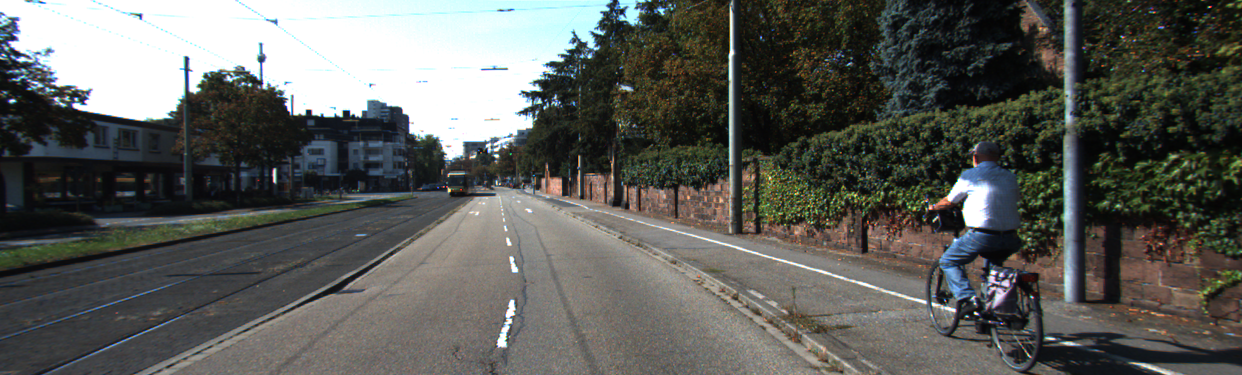
#> input picture src/um_000000.png, 1242 x 375 px
$ python slicdemo.py --image ../um_000000.png   (Python 2 division)
#> lines starting #> are read from the running program, lines starting #| are printed output that depends on the picture
# import the necessary packages
from skimage.segmentation import slic
from skimage.segmentation import mark_boundaries
from skimage.util import img_as_float
from skimage import io
import matplotlib.pyplot as plt
import argparse

# construct the argument parser and parse the arguments
ap = argparse.ArgumentParser()
ap.add_argument("-i", "--image", required = True, help = "Path to the image")
args = vars(ap.parse_args())

# load the image and convert it to a floating point data type
image = img_as_float(io.imread(args["image"]))

# loop over the number of segments
for numSegments in (100, 200, 300):
	# apply SLIC and extract (approximately) the supplied number
	# of segments
	segments = slic(image, n_segments = numSegments, sigma = 5)
	print segments
	# show the output of SLIC
	fig = plt.figure("Superpixels -- %d segments" % (numSegments))
	ax = fig.add_subplot(1, 1, 1)
	ax.imshow(mark_boundaries(image, segments))
	plt.axis("off")
#> this loop made 3 passes
#> (printed output is left out)
#> pass 1, `segments = slic(image, n_segments = numSegments, sigma = 5)`:
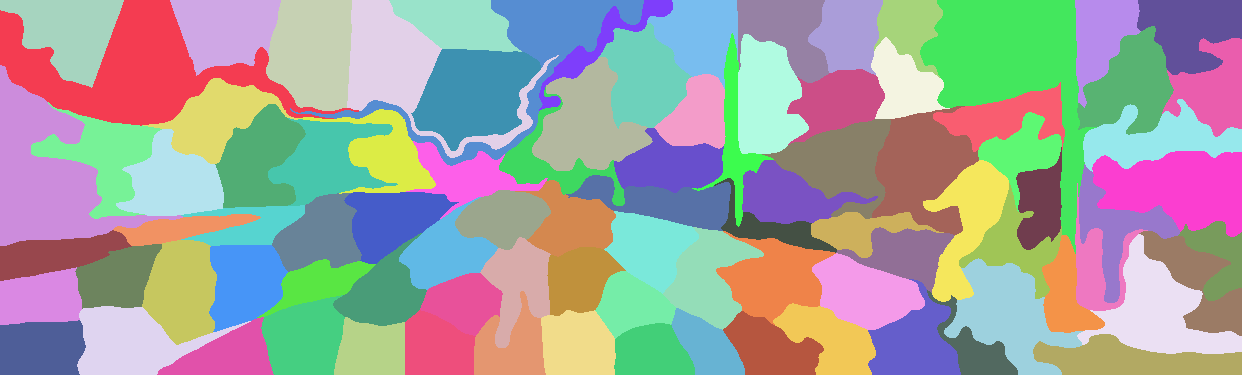
#> segments: shape (375, 1242) int64; 93 distinct labels, from 1 to 93; one colour per label, 0 black
#> pass 2, `segments = slic(image, n_segments = numSegments, sigma = 5)`:
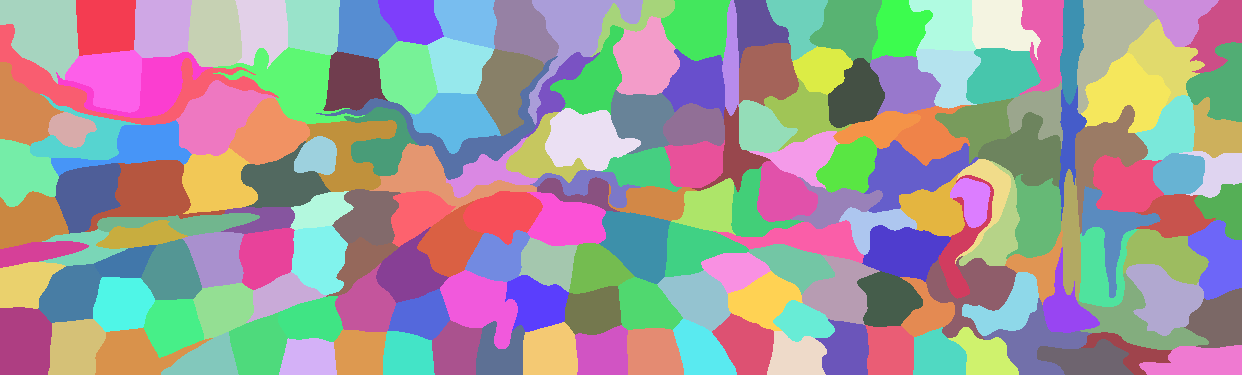
#> segments: shape (375, 1242) int64; 187 distinct labels, from 1 to 187; one colour per label, 0 black
#> pass 3, `segments = slic(image, n_segments = numSegments, sigma = 5)`:
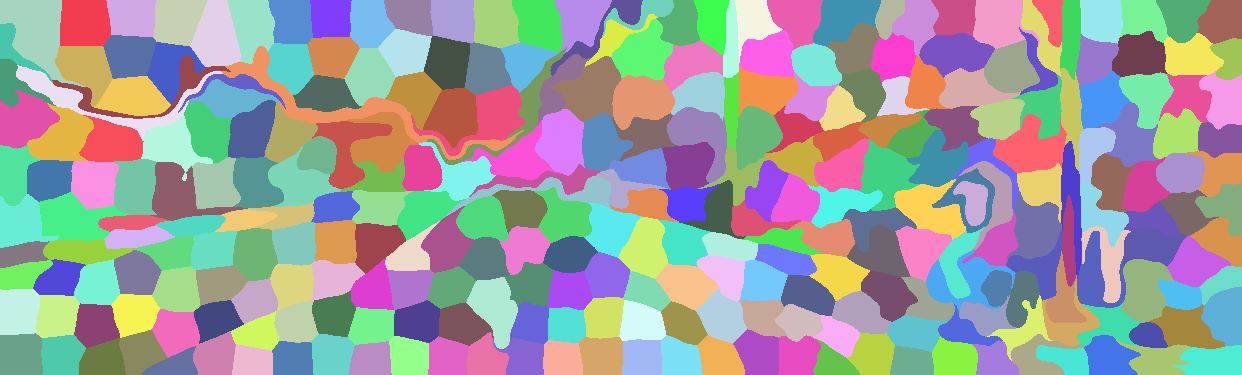
#> segments: shape (375, 1242) int64; 297 distinct labels, from 1 to 297; one colour per label, 0 black

# show the plots
plt.show()
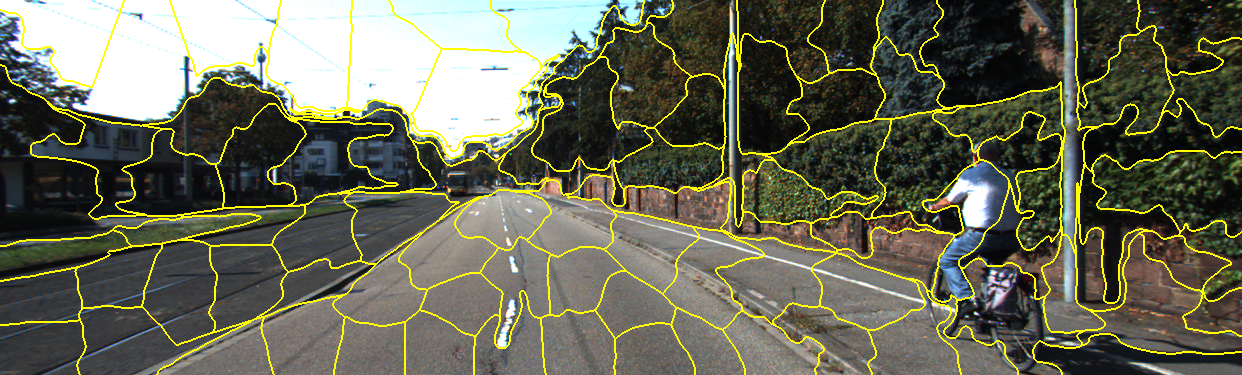
#> shown: shape (375, 1242, 3) float64; mean R, G, B 0.406, 0.412, 0.331
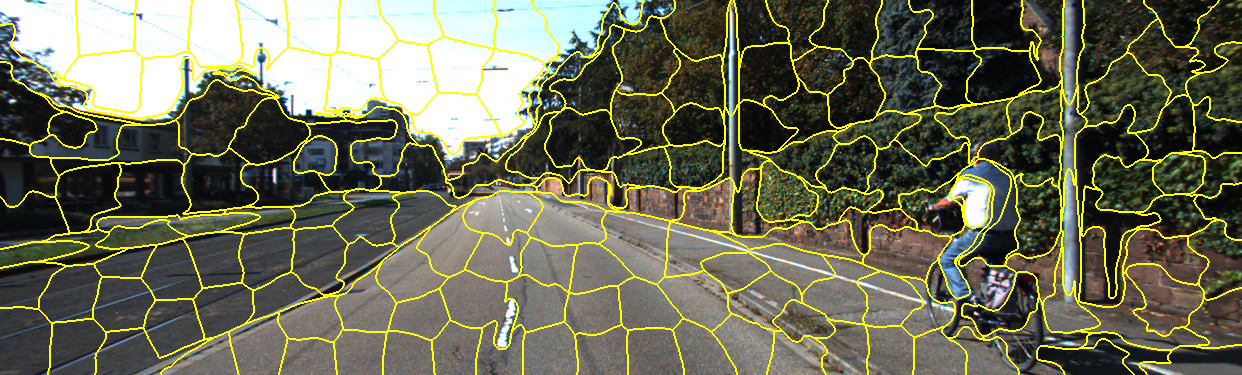
#> shown: shape (375, 1242, 3) float64; mean R, G, B 0.42, 0.425, 0.323
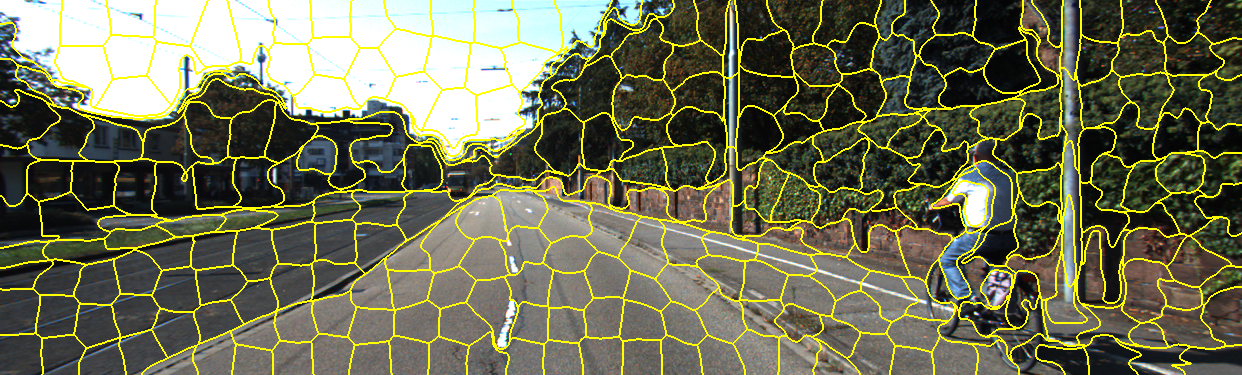
#> shown: shape (375, 1242, 3) float64; mean R, G, B 0.43, 0.436, 0.317
